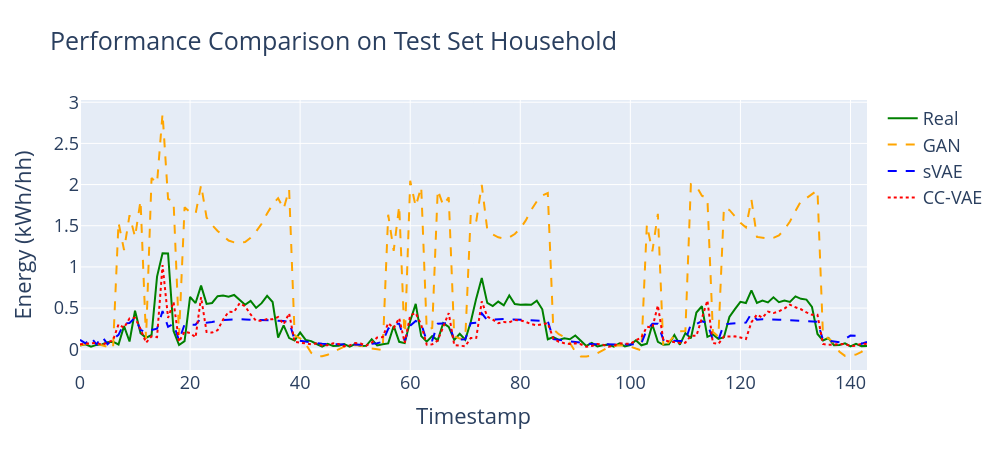

Notebook source saved alongside this figure:
### Markdown cell above
### Test Set

### Code cell
# Get the test df at Data_processed\Kmedoids_with_Weather_Espike_test.csv
test_df = pd.read_csv('../../Data_processed/Kmedoids_with_Weather_Espike_test.csv')
weather, cluster, time, statistical, spike_type, spike_magnitude, noise, real_energy = utils.get_information(48 * 3, test_df)

weather = weather.to(device)
cluster = cluster.to(device).int()
time = time.to(device)
statistical = statistical.to(device)
spike_type = spike_type.to(dtype=torch.int32)  # or torch.long for indexing
spike_magnitude = spike_magnitude.to(dtype=torch.float32)
spike_type = spike_type.to(device)
spike_magnitude = spike_magnitude.to(device)
real_energy_vae = torch.Tensor(real_energy).to(device)

GAN_energy = gen(weather, cluster, time, statistical, spike_type, spike_magnitude).cpu().detach().numpy().squeeze(0)

real_energy_vae = real_energy_vae.unsqueeze(0)
noise2 = torch.randn(real_energy_vae.shape[0], real_energy_vae.shape[1], 1).to(device)
synthetic_profile, mu, logvar = s_VAE(noise2, weather, cluster, time, statistical, spike_type, spike_magnitude)
sVAE_energy = synthetic_profile.squeeze(0).detach().cpu().numpy()

h = model_medoid.lstm_decoder(noise, weather, cluster, time)
latent_space = model_m2s.lstm_encoder(h)
mu, logvar = latent_space.chunk(2, dim=2)
z = model_m2s.reparameterize(mu, logvar)
h = model_m2s.lstm_decoder(z, weather, cluster, time, statistical, spike_type, spike_magnitude)
long_synthetic_energy = h.squeeze(0).detach().cpu().numpy()
synthetic_energy = h.squeeze().detach().cpu().numpy()

gradient = statistical.squeeze().detach().cpu().numpy()[0][-1]
min_energy = statistical.squeeze().detach().cpu().numpy()[0][3]
enhanced_synthetic_energy = utils.enhanced_energy_profile(spike_type, synthetic_energy, gradient, min_energy)
enhanced_synthetic_energy = enhanced_synthetic_energy.reshape(-1, 1)


# real_energy = real_energy.flatten().detach().cpu().numpy()
real_energy = real_energy

fig = go.Figure()

fig.add_trace(go.Scatter(x=np.arange(0, real_energy.shape[0]), y=real_energy[:, 0], mode='lines', name='Real', line=dict(color='green')))
fig.add_trace(go.Scatter(x=np.arange(0, real_energy.shape[0]), y=GAN_energy[:, 0], mode='lines', name='GAN', line=dict(color='orange', dash='dash')))
fig.add_trace(go.Scatter(x=np.arange(0, real_energy.shape[0]), y=sVAE_energy[:, 0], mode='lines', name='sVAE', line=dict(color='blue', dash='dash')))
fig.add_trace(go.Scatter(x=np.arange(0, real_energy.shape[0]), y=enhanced_synthetic_energy[:, 0], mode='lines', name='CC-VAE', line=dict(color='red', dash='dot')))


fig.update_layout(
    font=dict(size=18),          # global font (axes, title, etc.)
    legend=dict(font=dict(size=18)),
)

fig.update_layout(
    title="Performance Comparison on Test Set Household",
    xaxis_title="Timestamp",
    yaxis_title="Energy (kWh/hh)"
)

fig.update_layout(
    width=1000,   # make it less wide (try 600–900)
    height=450   # optional
)
fig.show()

### Figure 1 — Plotly figure (JSON) as saved in the notebook; plotly's stock layout.template omitted (floating-point values rounded to 4 significant figures; data arrays with more than 128 entries replaced by an {"elided": "..."} marker saying what was removed)
{"data": [{"line": {"color": "green"}, "mode": "lines", "name": "Real", "type": "scatter", "x": {"elided": "144 int values"}, "y": {"elided": "144 float values"}}, {"line": {"color": "orange", "dash": "dash"}, "mode": "lines", "name": "GAN", "type": "scatter", "x": {"elided": "144 int values"}, "y": {"elided": "144 float values"}}, {"line": {"color": "blue", "dash": "dash"}, "mode": "lines", "name": "sVAE", "type": "scatter", "x": {"elided": "144 int values"}, "y": {"elided": "144 float values"}}, {"line": {"color": "red", "dash": "dot"}, "mode": "lines", "name": "CC-VAE", "type": "scatter", "x": {"elided": "144 int values"}, "y": {"elided": "144 float values"}}], "layout": {"font": {"size": 18}, "height": 450, "legend": {"font": {"size": 18}}, "title": {"text": "Performance Comparison on Test Set Household"}, "width": 1000, "xaxis": {"title": {"text": "Timestamp"}}, "yaxis": {"title": {"text": "Energy (kWh/hh)"}}}}
